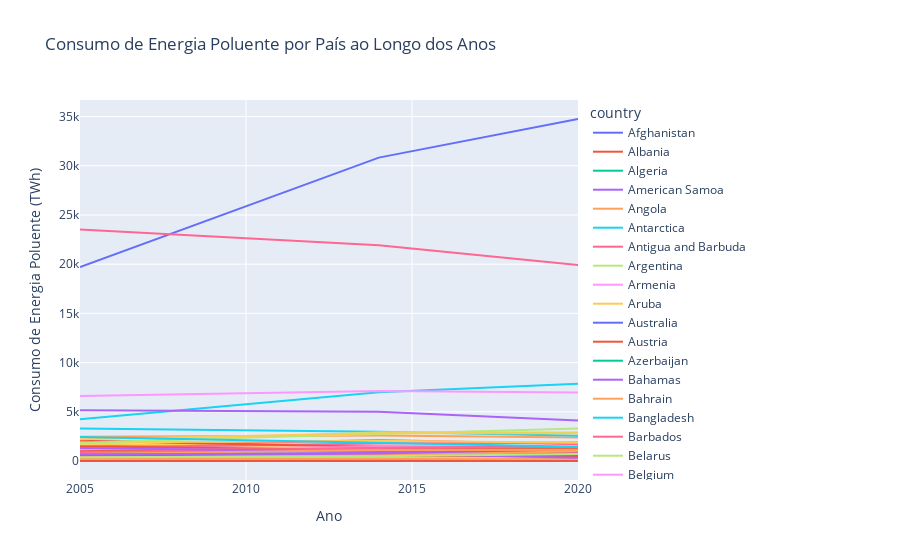

This figure's notebook cell:
### Markdown cell above
O gráfico apresentado mostra a relação entre o PIB (Produto Interno Bruto) de diferentes países e o consumo de energia. Cada ponto no gráfico representa um país, com o eixo X indicando o PIB em dólares (US$) e o eixo Y mostrando o consumo de energia em terawatts-hora (TWh). As cores dos pontos podem indicar diferentes categorias ou grupos de países, facilitando a análise de padrões e correlações entre o PIB e o consumo de energia.

O gráfico mostra que, de maneira geral, os países com PIB maior tendem a consumir mais energia, mas a relação não é linear. Há um agrupamento de pontos no canto inferior esquerdo, sugerindo que países com PIB baixo consomem pouca energia, mas conforme o PIB cresce, o consumo de energia também aumenta.

Embora haja uma tendência de que países com PIB maior consumam mais energia, o gráfico mostra uma dispersão considerável, sugerindo que outros fatores além do PIB influenciam o consumo de energia, como políticas energéticas, eficiência energética, infraestrutura, etc.

### Code cell
fig4 = px.line(
    df_countrys,
    x='year',
    y='fossil_energy_consumption',
    color='country',
    title='Consumo de Energia Poluente por País ao Longo dos Anos',
    labels={'fossil_energy_consumption': 'Consumo de Energia Poluente (TWh)', 'year': 'Ano'}
)
fig4.show()
